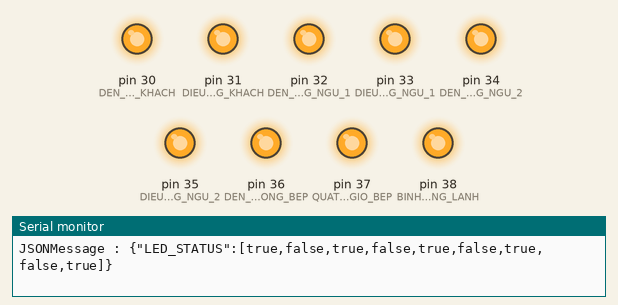
Recording of a sketch running on a simulated Arduino Mega 2560, built with avr-gcc and run on an emulated ATmega2560. On the bench: output pins drawn as LEDs (lit = HIGH), the last lines printed to the serial monitor.

Above: at 0.1 s.
At 0.7 s:
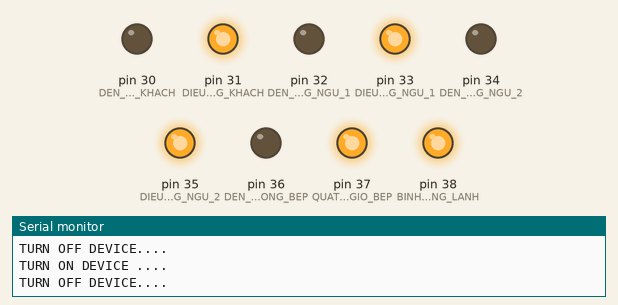
Timing chart, 0 to 2.2 s (numbered marks = the images above):
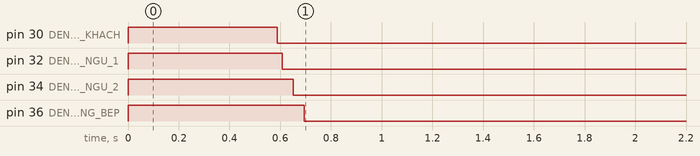

The sketch:

arduino.ino
```cpp
#include <Servo.h>
#include <LiquidCrystal_I2C.h>
#include <SoftwareSerial.h>
#include <SerialCommand.h>  // Thêm vào sketch thư viện Serial Command
const byte RX = 11;          // Chân 3 được dùng làm chân RX
const byte TX = 10;          // Chân 2 được dùng làm chân TX
/* config pin button */
#define button1 A0
#define button2 A1
#define button3 A2
#define button4 A3
#define button5 A4
#define button6 A5
#define button7 6
#define button8 7
#define button9 6
/* config pin device */
#define DEN_PHONG_KHACH 30  // THIET BI
#define DIEU_HOA_PHONG_KHACH 31
#define DEN_PHONG_NGU_1 32
#define DIEU_HOA_PHONG_NGU_1 33
#define DEN_PHONG_NGU_2 34
#define DIEU_HOA_PHONG_NGU_2 35
#define DEN_PHONG_BEP 36
#define QUAT_THONG_GIO_BEP 37
#define BINH_NONG_LANH 38
/* config sensor device */
/*
 *
 *
 *
 *
 *
 *
 *
 *
 */

/* Khai cao mang trang thai */
String Liststatus[] = {"true","false","true","false","true","false","true","false","true"};
bool Listbutton[] = {true,true,true,true,true,true,true,true,true};
/* config Serial  */
SoftwareSerial mySerial = SoftwareSerial(RX, TX);
SerialCommand sCmd(mySerial); // Khai báo biến sử dụng thư viện Serial Command

void setup() {
    //Khởi tạo Serial ở baudrate 57600 để debug ở serial monitor
    Serial.begin(9600);
    /* cai dat chan chuc nang */
    pinMode(button1,INPUT);
    pinMode(button2,INPUT);
    pinMode(button3,INPUT);
    pinMode(button4,INPUT);
    pinMode(button5,INPUT);
    pinMode(button6,INPUT);
    pinMode(button7,INPUT);
    pinMode(button8,INPUT);
    pinMode(button9,INPUT);
    pinMode(DEN_PHONG_KHACH,OUTPUT);
    pinMode(DIEU_HOA_PHONG_KHACH,OUTPUT);
    pinMode(DEN_PHONG_NGU_1,OUTPUT);
    pinMode(DIEU_HOA_PHONG_NGU_1,OUTPUT);
    pinMode(DEN_PHONG_NGU_2,OUTPUT);
    pinMode(DIEU_HOA_PHONG_NGU_2,OUTPUT);
    pinMode(DEN_PHONG_BEP,OUTPUT);
    pinMode(QUAT_THONG_GIO_BEP,OUTPUT);
    pinMode(BINH_NONG_LANH,OUTPUT);
    /* set trang thai ban dau */
    digitalWrite(DEN_PHONG_KHACH,HIGH);
    digitalWrite(DIEU_HOA_PHONG_KHACH,HIGH);
    digitalWrite(DEN_PHONG_NGU_1,HIGH);
    digitalWrite(DIEU_HOA_PHONG_NGU_1,HIGH);
    digitalWrite(DEN_PHONG_NGU_2,OUTPUT);
    digitalWrite(DIEU_HOA_PHONG_NGU_2,HIGH);
    digitalWrite(DEN_PHONG_BEP,HIGH);
    digitalWrite(QUAT_THONG_GIO_BEP,HIGH);
    digitalWrite(BINH_NONG_LANH,HIGH);
    digitalWrite(button1, HIGH);
    digitalWrite(button2, HIGH);
    digitalWrite(button3, HIGH);
    digitalWrite(button4, HIGH);
    digitalWrite(button5, HIGH);
    digitalWrite(button6, HIGH);
    digitalWrite(button7, HIGH);
    digitalWrite(button8, HIGH);
    digitalWrite(button9, HIGH);
    //Khởi tạo Serial ở baudrate 57600 cho cổng Serial thứ hai, dùng cho việc kết nối với ESP8266
    mySerial.begin(9600);
    sCmd.addCommand("LED",   led);
    updateStatusServer();
    updateDedvice();
}

void loop() {
    //button();
    sCmd.readSerial();
    //Bạn không cần phải thêm bất kỳ dòng code nào trong hàm loop này cả
}
/* Kiem tra su kien tu button */
void button(){
  int i = 0;
  int buttonState1 = digitalRead(button1);
  int buttonState2 = digitalRead(button2);
  int buttonState3 = digitalRead(button3);
  int buttonState4 = digitalRead(button4);
  int buttonState5 = digitalRead(button5);
  int buttonState6 = digitalRead(button6);
  int buttonState7 = digitalRead(button7);
  int buttonState8 = digitalRead(button8);
  int buttonState9 = digitalRead(button9);
  if(buttonState1 == LOW){
    while(digitalRead(button1) == LOW);
    Listbutton[0] = !Listbutton[0];
    Serial.println("Listbutton[0] : " + (String)Listbutton[0]);
    i = 1;
  }
  if(buttonState2 == LOW){
    while(digitalRead(button2) == LOW);
    Listbutton[1] = !Listbutton[1];
    i = 1;
  }
  if(buttonState3 == LOW){
    while(digitalRead(button3) == LOW);
    Listbutton[2] = !Listbutton[2];
    i = 1;
  }
  if(buttonState4 == LOW){
    while(digitalRead(button4) == LOW);
    Listbutton[3] = !Listbutton[3];
    i = 1;
  }
  if(buttonState5 == LOW){
    while(digitalRead(button5) == LOW);
    Listbutton[4] = !Listbutton[4];
    i = 1;
  }
  if(buttonState6 == LOW){
    while(digitalRead(button6) == LOW);
    Listbutton[5] = !Listbutton[5];
    i = 1;
  }
  if(buttonState7 == LOW){
    while(digitalRead(button7) == LOW);
    Listbutton[6] = !Listbutton[6];
    i = 1;
  }
  if(buttonState8 == LOW){
    while(digitalRead(button8) == LOW);
    Listbutton[7] = !Listbutton[7];
    i = 1;
  }
  if(buttonState9 == LOW){
    while(digitalRead(button9) == LOW);
    Listbutton[8] = !Listbutton[8];
    i = 1;
  }
  for(int i = 0;i<6;i++){
    if(Listbutton[i]){
      Liststatus[i] = "true";
    }else{
      Liststatus[i] = "false";
    }
  }
  if(i == 1){
    updateStatusServer();
  }
  i = 0;
}


/* function cap nhat trang thai len server */
void updateStatusServer(){
  mySerial.flush();
  Serial.flush();
  String JSONMessage = "{\"LED_STATUS\":["+Liststatus[0]+","+Liststatus[1]+","+Liststatus[2]+","+Liststatus[3]+","+Liststatus[4]+","+Liststatus[5]+","+Liststatus[6]+","+Liststatus[7]+","+Liststatus[8]+"]}";
  Serial.println("JSONMessage : " + JSONMessage);
  mySerial.print('\r');
  mySerial.print(JSONMessage);
  delay(500);
  JSONMessage = "";
}


void led() {
  Serial.println("LED");
  char *json = sCmd.next(); //Chỉ cần một dòng này để đọc tham số nhận đươc  Serial.println(tach[0]);
  Serial.println("LED");
  Capnhattrangthaitheoserver(json);
}

/* function slip String  */
void Capnhattrangthaitheoserver(String DataServer) {
    String result[9];
    int r=0, t=0;
    for (int i=0; i < DataServer.length(); i++)
    {
      if(DataServer.charAt(i) == '['){
         r = i + 1;
      }
     if(DataServer.charAt(i) == ',')
      {
        result[t] = DataServer.substring(r, i);
        r=(i+1);
        t++;
      }
      if(DataServer.charAt(i) == ']')
      {
        result[t] = DataServer.substring(r, i);
        r=(i+1);
        t++;
      }
    }
    for(int runi = 0 ; runi < 9;runi++ ){
      Liststatus[runi] = result[runi];
    }
    Serial.println("TACH 1: " + Liststatus[0]);
    Serial.println("TACH 2: " + Liststatus[1]);
    Serial.println("TACH 3: " + Liststatus[2]);
    Serial.println("TACH 4: " + Liststatus[3]);
    Serial.println("TACH 5: " + Liststatus[4]);
    Serial.println("TACH 6: " + Liststatus[5]);
    Serial.println("TACH 7: " + Liststatus[6]);
    Serial.println("TACH 8: " + Liststatus[7]);
    Serial.println("TACH 9: " + Liststatus[8]);
    updateDedvice();

}
/***************************************************************
*                          UPDATE STATUS LIGHT
***************************************************************/
void updateDedvice(){
  for(int i = 0; i < 9; i++){
    if(Liststatus[i] == "true"){
      turn_on_device(i);
    }else{
      turn_off_device(i);
    }
  }
  updateStatusServer();
}

/***************************************************************
*                          TURN ON DEVICE
***************************************************************/
void turn_on_device(int  device)
{
  Serial.println(F("TURN ON DEVICE ...."));
  switch(device)
  {
    case 1:
    {
      digitalWrite(DEN_PHONG_KHACH,HIGH);
      break;
    }
    case 2:
    {
      digitalWrite(DIEU_HOA_PHONG_KHACH,HIGH);
      break;
    }
    case 3:
    {
      digitalWrite(DEN_PHONG_NGU_1,HIGH);
      break;
    }
    case 4:
    {
      digitalWrite(DIEU_HOA_PHONG_NGU_1,HIGH);
      break;
    }
    case 5:
    {
      digitalWrite(DEN_PHONG_NGU_2,HIGH);
      break;
    }
    case 6:
    {
      digitalWrite(DIEU_HOA_PHONG_NGU_2,HIGH);
      break;
    }
    case 7:
    {
      digitalWrite(DEN_PHONG_BEP,HIGH);
      break;
    }
    case 8:
    {
      digitalWrite(QUAT_THONG_GIO_BEP,HIGH);
      break;
    }
  case 9:
    {
      digitalWrite(BINH_NONG_LANH,HIGH);
      break;
    }
  }
}
/***************************************************************
*                           TURN OFF DEVICE
***************************************************************/
void turn_off_device(char device)
{
  Serial.println(F("TURN OFF DEVICE...."));
  switch(device)
  {
    case 1:
    {
      digitalWrite(DEN_PHONG_KHACH,LOW);
      break;
    }
    case 2:
    {
      digitalWrite(DIEU_HOA_PHONG_KHACH,LOW);
      break;
    }
    case 3:
    {
      digitalWrite(DEN_PHONG_NGU_1,LOW);
      break;
    }
    case 4:
    {
      digitalWrite(DIEU_HOA_PHONG_NGU_1,LOW);
      break;
    }
    case 5:
    {
      digitalWrite(DEN_PHONG_NGU_2,LOW);
      break;
    }
    case 6:
    {
      digitalWrite(DIEU_HOA_PHONG_NGU_2,LOW);
      break;
    }
    case 7:
    {
      digitalWrite(DEN_PHONG_BEP,LOW);
      break;
    }
    case 8:
    {
      digitalWrite(QUAT_THONG_GIO_BEP,LOW);
      break;
    }
  case 9:
    {
      digitalWrite(BINH_NONG_LANH,LOW);
      break;
    }
  }
}
```
